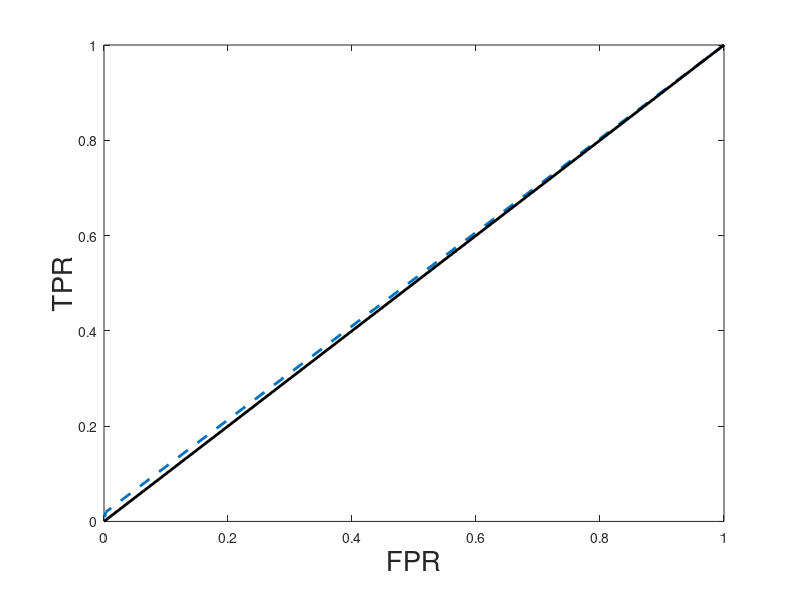

This figure's MATLAB source:
clear
%mylist = [dir('Ysim5_*') dir('Ysim6_*') dir('Ysim3_*')];
%mylist = [dir('nograph_Ysim5_*') dir('nograph_Ysim6_*') dir('nograph_Ysim3_*')];
%mylist = [dir('nogamma_Ysim5_*') dir('nogamma_Ysim6_*') dir('nogamma_Ysim3_*')];

mylist = [dir('q300Ysim1_*') dir('q300Ysim2_*') dir('q300Ysim3_*') ...
          dir('q300Ysim4_*') dir('q300Ysim5_*') dir('q300Ysim6_*') ...
          dir('q300Ysim7_*') dir('q300Ysim8_*') dir('q300Ysim9_*') ...
          dir('q300Ysim10_*') ];

% $$$ mylist = [dir('nograph_q300Ysim1_*') dir('nograph_q300Ysim2_*') ...
% $$$           dir('nograph_q300Ysim3_*') dir('nograph_q300Ysim4_*') ...
% $$$           dir('nograph_q300Ysim5_*') dir('nograph_q300Ysim6_*') ...
% $$$           dir('nograph_q300Ysim7_*') dir('nograph_q300Ysim8_*') ...
% $$$           dir('nograph_q300Ysim9_*') dir('nograph_q300Ysim10_*')];
% $$$ 
mylist = [dir('nonograph_q300Ysim1_*') dir('nonograph_q300Ysim2_*') ...
          dir('nonograph_q300Ysim3_*') dir('nonograph_q300Ysim4_*') ...
          dir('nonograph_q300Ysim5_*') dir('nonograph_q300Ysim6_*') ...
         dir('nonograph_q300Ysim7_*') dir('nonograph_q300Ysim8_*') ...
          dir('nonograph_q300Ysim9_*') dir('nonograph_q300Ysim10_*')];

% $$$ mylist = [dir('nononograph_q300Ysim1_*') dir('nononograph_q300Ysim2_*') ...
% $$$           dir('nononograph_q300Ysim3_*') dir('nononograph_q300Ysim4_*') ...
% $$$           dir('nononograph_q300Ysim5_*') dir('nononograph_q300Ysim6_*') ...
% $$$          dir('nononograph_q300Ysim7_*') dir('nononograph_q300Ysim8_*') ...
% $$$           dir('nononograph_q300Ysim9_*') dir('nononograph_q300Ysim10_*')];


mylist = [dir('nogamma_q300Ysim1_*') dir('nogamma_q300Ysim2_*') ...
          dir('nogamma_q300Ysim3_*') dir('nogamma_q300Ysim4_*') ...
          dir('nogamma_q300Ysim5_*') dir('nogamma_q300Ysim6_*') ...
          dir('nogamma_q300Ysim7_*') dir('nogamma_q300Ysim8_*') ...
          dir('nogamma_q300Ysim9_*') dir('nogamma_q300Ysim10_*')];

threshold = (0:0.05:1);
TPR = zeros(length(threshold),1);
FPR = zeros(length(threshold),1);

zz=zeros(498, length(mylist));
adjzz=zeros(300,300,length(mylist));

for i = 1:length(mylist)
        load(mylist(1,i).name)
        zz(:,i) = z1_save;
        adjzz(:,:,i) = adj_save;
        clear(mylist(i).name)
end
meanz=mean(zz,2);

trueind=[30 40 57 62 161 239 269 322 335 399 457];
set(gca,'fontsize',20);
plot(meanz, 'linewidth',2);
hold on;
plot(trueind, meanz(trueind), '.', 'color', 'red', 'MarkerSize',30);
xlabel('Predictor','fontsize',20);
ylabel('Posterior Probability','fontsize',20);
hold off;

for k = 1:length(threshold )
    count = zeros(498,1); 
    z1_o = find(meanz>=threshold(k)); 
        for j =1:498
            if any(z1_o == j) 
                count(j) = count(j) +1;
            end
        end
    
    TPR(k) = ((count(30)>0) +(count(40)>0)+ (count(57)>0)+ (count(62)>0)+ ...
              (count(161)>0) + (count(239)>0)+ (count(269)>0) + ...
              (count(322)>0) + (count(335)>0) + (count(399)>0)+ (count(457)>0))/11;
    FPR (k) = (sum(count>0) - ((count(30)>0) +(count(40)>0)+ (count(57)>0)+ (count(62)>0)+ ...
              (count(161)>0) + (count(239)>0)+ (count(269)>0) + ...
              (count(322)>0) + (count(335)>0) + (count(399)>0)+ (count(457)>0)))/(498-11);
end

set(gca,'fontsize',20);
plot(FPR,TPR,'linewidth',2);
xlabel('FPR','fontsize',20);
ylabel('TPR','fontsize',20);
line('linewidth',2);
%save('ROC.mat','TPR','FPR')



meanadj = mean(adjzz,3);
%meanadj=meanadj.*1.8;
for i =1:300 meanadj(i,i)=1; end
imagesc(meanadj);
colormap(flipud(gray))
%colormap('default')
colorbar
set(gca,'fontsize',20);
%spy(meanadj>0.33,20);
xlabel('Responses','fontsize',20);
ylabel('Responses','fontsize',20);

threshold = (0:0.05:1);
TPR = zeros(length(threshold),1);
FPR = zeros(length(threshold),1);
           
for k = 1:length(threshold)
    count = zeros(300,300); 
    %[r,c] = find(meanadj>threshold(k)); 
    %count(r,c) = 1;
    count(find(meanadj>=threshold(k)))=1;
    
    TPR(k) = ( sum(sum(count(250:300,250:300))))./( 51*51);
    FPR (k) = ((sum(sum(count(:,:)>0))) - (sum(sum(count(250:300,250:300))))) ...
              ./(300*300 - ( 51*51));
end
TPR(length(TPR))=0;
FPR(length(FPR))=0;
TPR(1)=1;
FPR(1)=1;
set(gca,'fontsize',20);
plot(FPR,TPR,'--','linewidth',2);
%xlim([0 0.1]);
%ylim([0 0.1]);
xlabel('FPR','fontsize',20);
ylabel('TPR','fontsize',20);
line('linewidth',2);

% save('ROCadj.mat', 'TPR','FPR');
 